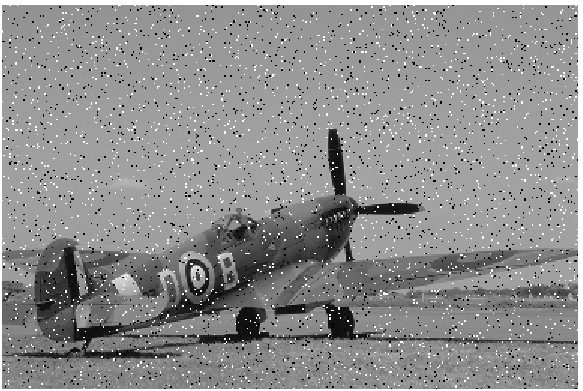
#> input picture Lab Final/plane_noise.png, 583 x 391 px
$ jupyter execute 'Final lab 2.ipynb'
#> lines starting #> are read from the running program, lines starting #| are printed output that depends on the picture
[cell 1]
import cv2
import matplotlib.pyplot as plt
import numpy as np
from skimage import io
from skimage.filters import gaussian, sobel

img=(cv2.imread("plane_noise.png",0))
#> img is the input picture: shape (391, 583); min 0, max 255, mean 141.9
fig=plt.figure(figsize=(20,20))
g1=gaussian(img, sigma=1, mode='constant', cval=0.0)
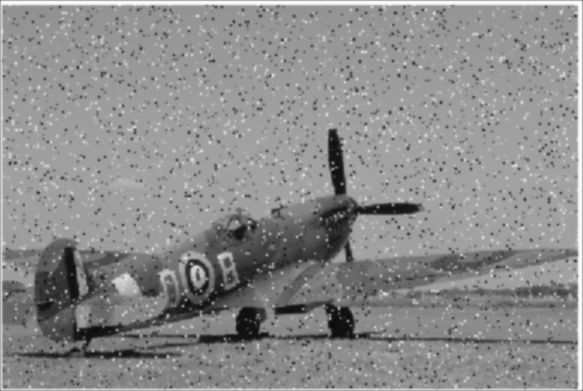
#> g1: shape (391, 583) float64; min 0.0368, max 0.998, mean 0.553
g2=cv2.GaussianBlur(img, (3,3), 0, borderType=cv2.BORDER_CONSTANT)
i1=fig.add_subplot(2,2,1)
i1.set_title("gaussian filtered image")
i1.imshow(g1)
i2=fig.add_subplot(2,2,2)
i2.set_title("gaussian blur filtered image")
i2.imshow(g2)

#sobel
so=sobel(g2)
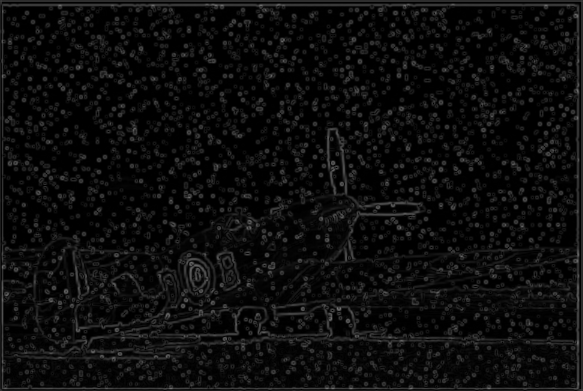
#> so: shape (391, 583) float64; min 0, max 0.448, mean 0.0516
fig=plt.figure(figsize=(20,20))
f1=fig.add_subplot(2,2,3)
f1.set_title("sobel edge detection")
f1.imshow(so)

#canny
ca=cv2.Canny(g2,100,200)
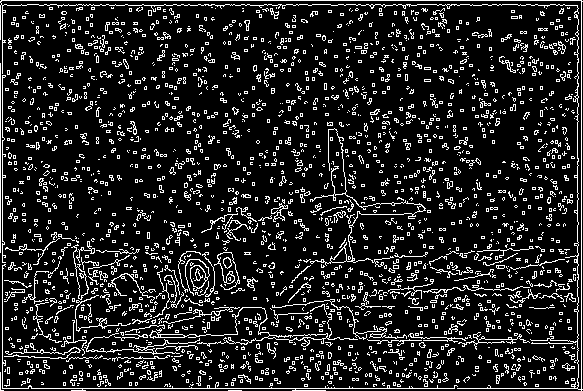
#> ca: shape (391, 583); 13.5% white in thin lines or dots
f2=fig.add_subplot(2,2,4)
f2.set_title("canny edge detection")
f2.imshow(ca)
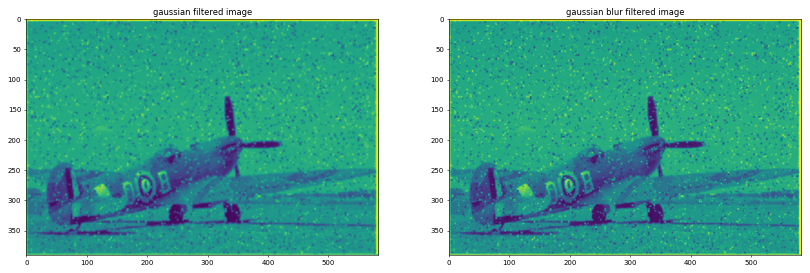
#> figure drawn by matplotlib, 2 panels

[cell 2]
import cv2
import numpy as np
import matplotlib.pyplot as plt
from skimage import io
from skimage.filters import gaussian, sobel

img=(cv2.imread("plane_noise.png",0))
fig=plt.figure(figsize=(20,8))

so=sobel(img)
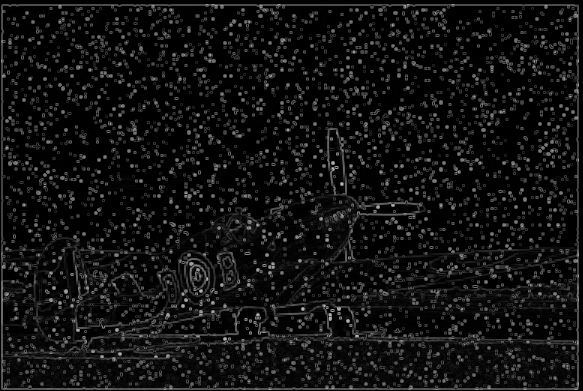
#> so: shape (391, 583) float64; min 0, max 0.75, mean 0.0718
ca=cv2.Canny(img,100,200)
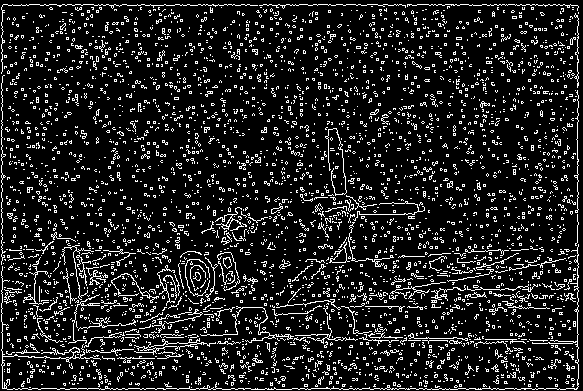
#> ca: shape (391, 583); 12.6% white in thin lines or dots

i1=fig.add_subplot(2,3,1)
i1.set_title('original image')
i1.imshow(img)

i2=fig.add_subplot(2,3,2)
i2.set_title('edge detection using sobel')
i2.imshow(so)

i3=fig.add_subplot(2,3,3)
i3.set_title('edge detection using canny')
i3.imshow(ca)

[cell 3]
import cv2
import numpy as np
import matplotlib.pyplot as plt
from skimage import io
from skimage.filters import gaussian, sobel

img = cv2.imread('plane_noise.png', 0)
dft = cv2.dft(np.float32(img), flags=cv2.DFT_COMPLEX_OUTPUT)
dft_shift = np.fft.fftshift(dft)

magnitude_spectrum = 20 * np.log((cv2.magnitude(dft_shift[:, :, 0], dft_shift[:, :,1]))+1)
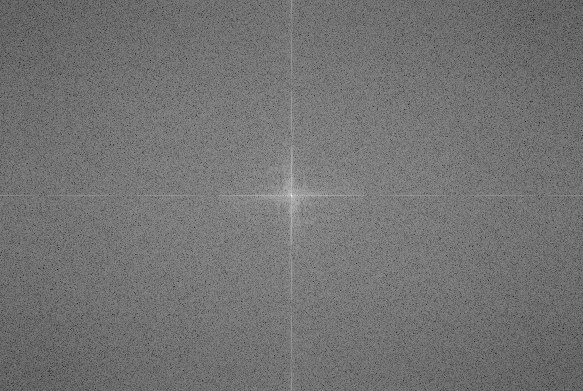
#> magnitude_spectrum: shape (391, 583) float32; min 49.06, max 345.8, mean 183.2; drawn with min black and max white
fig = plt.figure(figsize=(8,6))
ax1 = fig.add_subplot(2,2,1)
ax1.imshow(img)

ax1.title.set_text('Input Image')
ax2 = fig.add_subplot(2,2,2)
ax2.imshow(magnitude_spectrum)
ax2.title.set_text('FFT of image')
plt.show()
